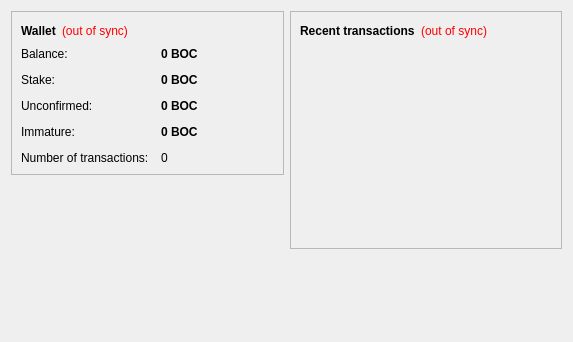
<?xml version="1.0" encoding="UTF-8"?>
<ui version="4.0">
 <class>OverviewPage</class>
 <widget class="QWidget" name="OverviewPage">
  <property name="geometry">
   <rect>
    <x>0</x>
    <y>0</y>
    <width>573</width>
    <height>342</height>
   </rect>
  </property>
  <property name="windowTitle">
   <string>Form</string>
  </property>
  <layout class="QHBoxLayout" name="horizontalLayout" stretch="1,1">
   <item>
    <layout class="QVBoxLayout" name="verticalLayout_2">
     <item>
      <widget class="QFrame" name="frame">
       <property name="frameShape">
        <enum>QFrame::StyledPanel</enum>
       </property>
       <property name="frameShadow">
        <enum>QFrame::Raised</enum>
       </property>
       <layout class="QVBoxLayout" name="verticalLayout_4">
        <item>
         <layout class="QHBoxLayout" name="horizontalLayout_4">
          <item>
           <widget class="QLabel" name="label_5">
            <property name="font">
             <font>
              <weight>75</weight>
              <bold>true</bold>
             </font>
            </property>
            <property name="text">
             <string>Wallet</string>
            </property>
           </widget>
          </item>
          <item>
           <widget class="QLabel" name="labelWalletStatus">
            <property name="toolTip">
             <string>The displayed information may be out of date. Your wallet automatically synchronizes with the NoirShares network after a connection is established, but this process has not completed yet.</string>
            </property>
            <property name="styleSheet">
             <string notr="true">QLabel { color: red; }</string>
            </property>
            <property name="text">
             <string notr="true">(out of sync)</string>
            </property>
            <property name="alignment">
             <set>Qt::AlignLeading|Qt::AlignLeft|Qt::AlignVCenter</set>
            </property>
           </widget>
          </item>
          <item>
           <spacer name="horizontalSpacer_2">
            <property name="orientation">
             <enum>Qt::Horizontal</enum>
            </property>
            <property name="sizeHint" stdset="0">
             <size>
              <width>40</width>
              <height>20</height>
             </size>
            </property>
           </spacer>
          </item>
         </layout>
        </item>
        <item>
         <layout class="QFormLayout" name="formLayout_2">
          <property name="fieldGrowthPolicy">
           <enum>QFormLayout::AllNonFixedFieldsGrow</enum>
          </property>
          <property name="horizontalSpacing">
           <number>12</number>
          </property>
          <property name="verticalSpacing">
           <number>12</number>
          </property>
          <item row="0" column="0">
           <widget class="QLabel" name="label">
            <property name="text">
             <string>Balance:</string>
            </property>
           </widget>
          </item>
          <item row="0" column="1">
           <widget class="QLabel" name="labelBalance">
            <property name="font">
             <font>
              <weight>75</weight>
              <bold>true</bold>
             </font>
            </property>
            <property name="cursor">
             <cursorShape>IBeamCursor</cursorShape>
            </property>
            <property name="toolTip">
             <string>Your current balance</string>
            </property>
            <property name="text">
             <string notr="true">0 BOC</string>
            </property>
            <property name="textInteractionFlags">
             <set>Qt::LinksAccessibleByMouse|Qt::TextSelectableByKeyboard|Qt::TextSelectableByMouse</set>
            </property>
           </widget>
          </item>
          <item row="1" column="0">
           <widget class="QLabel" name="label_6">
            <property name="text">
             <string>Stake:</string>
            </property>
           </widget>
          </item>
          <item row="1" column="1">
           <widget class="QLabel" name="labelStake">
            <property name="font">
             <font>
              <weight>75</weight>
              <bold>true</bold>
             </font>
            </property>
            <property name="cursor">
             <cursorShape>IBeamCursor</cursorShape>
            </property>
            <property name="toolTip">
             <string>Total of coins that was staked, and do not yet count toward the current balance</string>
            </property>
            <property name="text">
             <string notr="true">0 BOC</string>
            </property>
            <property name="textInteractionFlags">
             <set>Qt::LinksAccessibleByMouse|Qt::TextSelectableByKeyboard|Qt::TextSelectableByMouse</set>
            </property>
           </widget>
          </item>
          <item row="2" column="0">
           <widget class="QLabel" name="label_3">
            <property name="text">
             <string>Unconfirmed:</string>
            </property>
           </widget>
          </item>
          <item row="2" column="1">
           <widget class="QLabel" name="labelUnconfirmed">
            <property name="font">
             <font>
              <weight>75</weight>
              <bold>true</bold>
             </font>
            </property>
            <property name="cursor">
             <cursorShape>IBeamCursor</cursorShape>
            </property>
            <property name="toolTip">
             <string>Total of transactions that have yet to be confirmed, and do not yet count toward the current balance</string>
            </property>
            <property name="text">
             <string notr="true">0 BOC</string>
            </property>
            <property name="textInteractionFlags">
             <set>Qt::LinksAccessibleByMouse|Qt::TextSelectableByKeyboard|Qt::TextSelectableByMouse</set>
            </property>
           </widget>
          </item>
          <item row="3" column="0">
           <widget class="QLabel" name="labelImmatureText">
            <property name="text">
             <string>Immature:</string>
            </property>
           </widget>
          </item>
          <item row="3" column="1">
           <widget class="QLabel" name="labelImmature">
            <property name="font">
             <font>
              <weight>75</weight>
              <bold>true</bold>
             </font>
            </property>
            <property name="toolTip">
             <string>Mined balance that has not yet matured</string>
            </property>
            <property name="text">
             <string notr="true">0 BOC</string>
            </property>
            <property name="textInteractionFlags">
             <set>Qt::LinksAccessibleByMouse|Qt::TextSelectableByKeyboard|Qt::TextSelectableByMouse</set>
            </property>
           </widget>
          </item>
          <item row="4" column="0">
           <widget class="QLabel" name="label_2">
            <property name="text">
             <string>Number of transactions:</string>
            </property>
           </widget>
          </item>
          <item row="4" column="1">
           <widget class="QLabel" name="labelNumTransactions">
            <property name="toolTip">
             <string>Total number of transactions in wallet</string>
            </property>
            <property name="text">
             <string notr="true">0</string>
            </property>
           </widget>
          </item>
         </layout>
        </item>
       </layout>
      </widget>
     </item>
     <item>
      <widget class="QLabel" name="label_wallet_bgcoin">
       <property name="text">
        <string/>
       </property>
       <property name="pixmap">
        <pixmap resource="../NoirShares.qrc">:/images/wallet_bgcoin</pixmap>
       </property>
      </widget>
     </item>
     <item>
      <spacer name="verticalSpacer">
       <property name="orientation">
        <enum>Qt::Vertical</enum>
       </property>
       <property name="sizeHint" stdset="0">
        <size>
         <width>20</width>
         <height>40</height>
        </size>
       </property>
      </spacer>
     </item>
    </layout>
   </item>
   <item>
    <layout class="QVBoxLayout" name="verticalLayout_3">
     <item>
      <widget class="QFrame" name="frame_2">
       <property name="frameShape">
        <enum>QFrame::StyledPanel</enum>
       </property>
       <property name="frameShadow">
        <enum>QFrame::Raised</enum>
       </property>
       <layout class="QVBoxLayout" name="verticalLayout">
        <item>
         <layout class="QHBoxLayout" name="horizontalLayout_2">
          <item>
           <widget class="QLabel" name="label_4">
            <property name="font">
             <font>
              <weight>75</weight>
              <bold>true</bold>
             </font>
            </property>
            <property name="text">
             <string>Recent transactions</string>
            </property>
           </widget>
          </item>
          <item>
           <widget class="QLabel" name="labelTransactionsStatus">
            <property name="toolTip">
             <string>The displayed information may be out of date. Your wallet automatically synchronizes with the NoirShares network after a connection is established, but this process has not completed yet.</string>
            </property>
            <property name="styleSheet">
             <string notr="true">QLabel { color: red; }</string>
            </property>
            <property name="text">
             <string notr="true">(out of sync)</string>
            </property>
            <property name="alignment">
             <set>Qt::AlignRight|Qt::AlignTrailing|Qt::AlignVCenter</set>
            </property>
           </widget>
          </item>
          <item>
           <spacer name="horizontalSpacer">
            <property name="orientation">
             <enum>Qt::Horizontal</enum>
            </property>
            <property name="sizeHint" stdset="0">
             <size>
              <width>40</width>
              <height>20</height>
             </size>
            </property>
           </spacer>
          </item>
         </layout>
        </item>
        <item>
         <widget class="QListView" name="listTransactions">
          <property name="styleSheet">
           <string notr="true">QListView { background: transparent; }</string>
          </property>
          <property name="frameShape">
           <enum>QFrame::NoFrame</enum>
          </property>
          <property name="verticalScrollBarPolicy">
           <enum>Qt::ScrollBarAlwaysOff</enum>
          </property>
          <property name="horizontalScrollBarPolicy">
           <enum>Qt::ScrollBarAlwaysOff</enum>
          </property>
          <property name="selectionMode">
           <enum>QAbstractItemView::NoSelection</enum>
          </property>
         </widget>
        </item>
       </layout>
      </widget>
     </item>
     <item>
      <widget class="QLabel" name="label_NoirShares_Intro">
       <property name="text">
        <string></string>
       </property>
      </widget>
     </item>
     <item>
      <spacer name="verticalSpacer_2">
       <property name="orientation">
        <enum>Qt::Vertical</enum>
       </property>
       <property name="sizeHint" stdset="0">
        <size>
         <width>20</width>
         <height>40</height>
        </size>
       </property>
      </spacer>
     </item>
    </layout>
   </item>
  </layout>
 </widget>
 <resources>
  <include location="../NoirShares.qrc"/>
 </resources>
 <connections/>
</ui>
